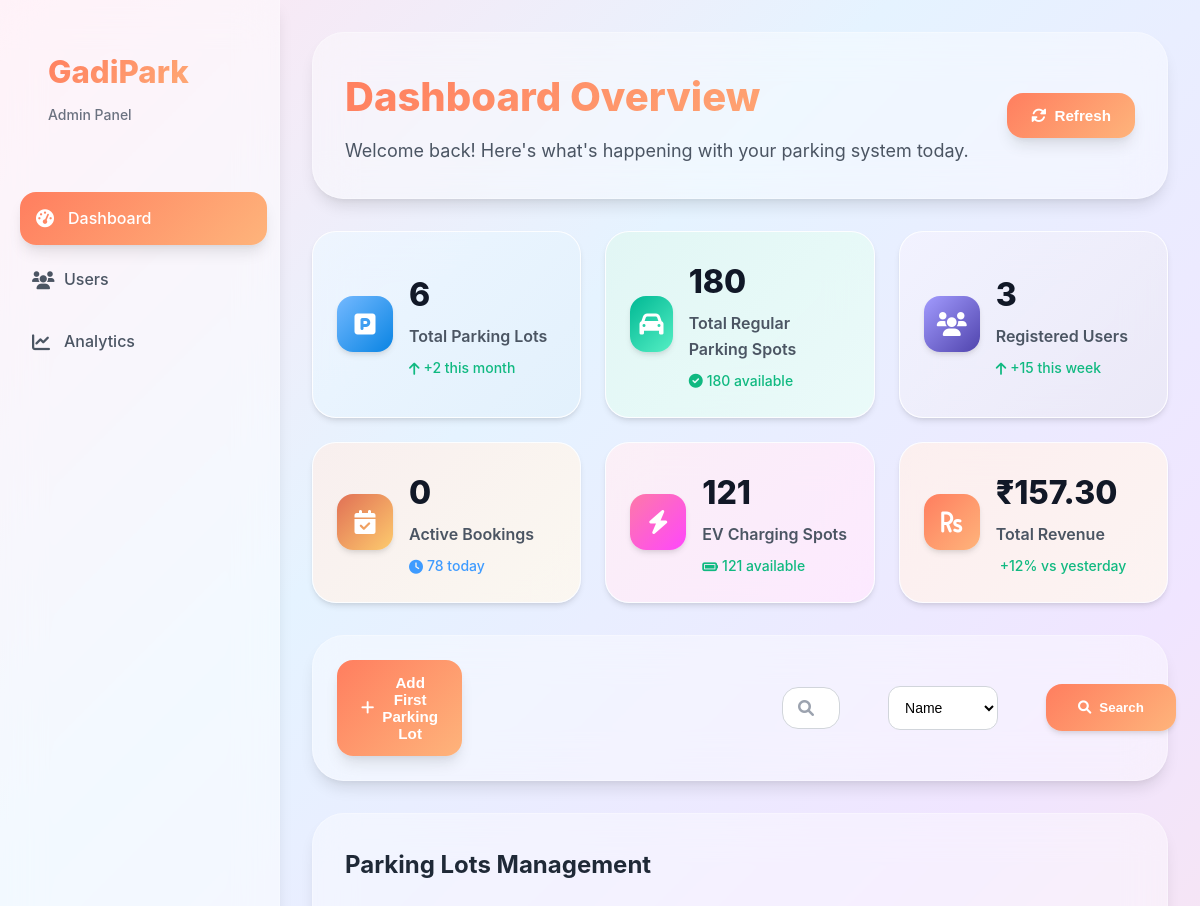
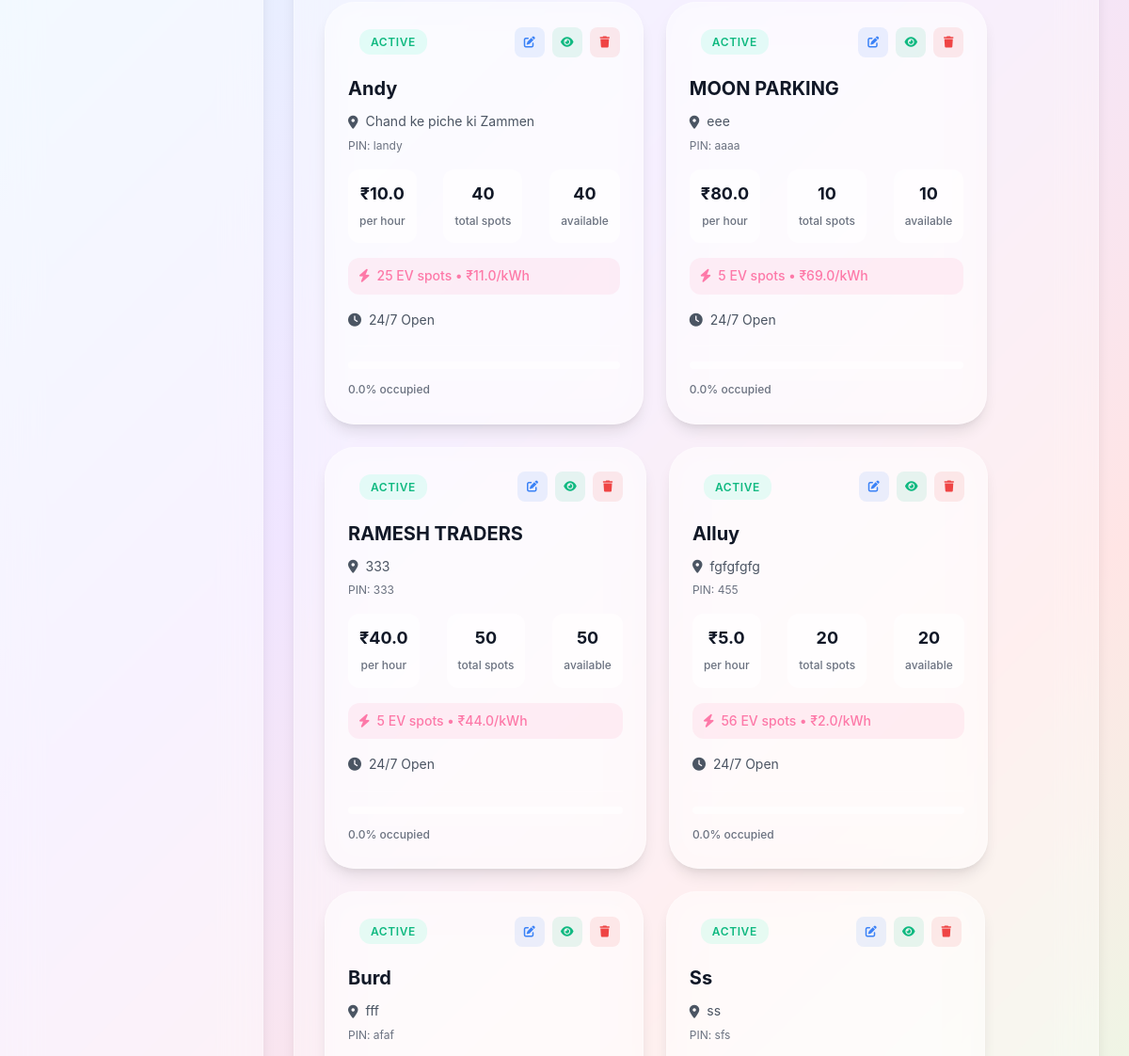
The app's page /admin_dashboard (signed in, upper part), older data (2 pictures, top to bottom).
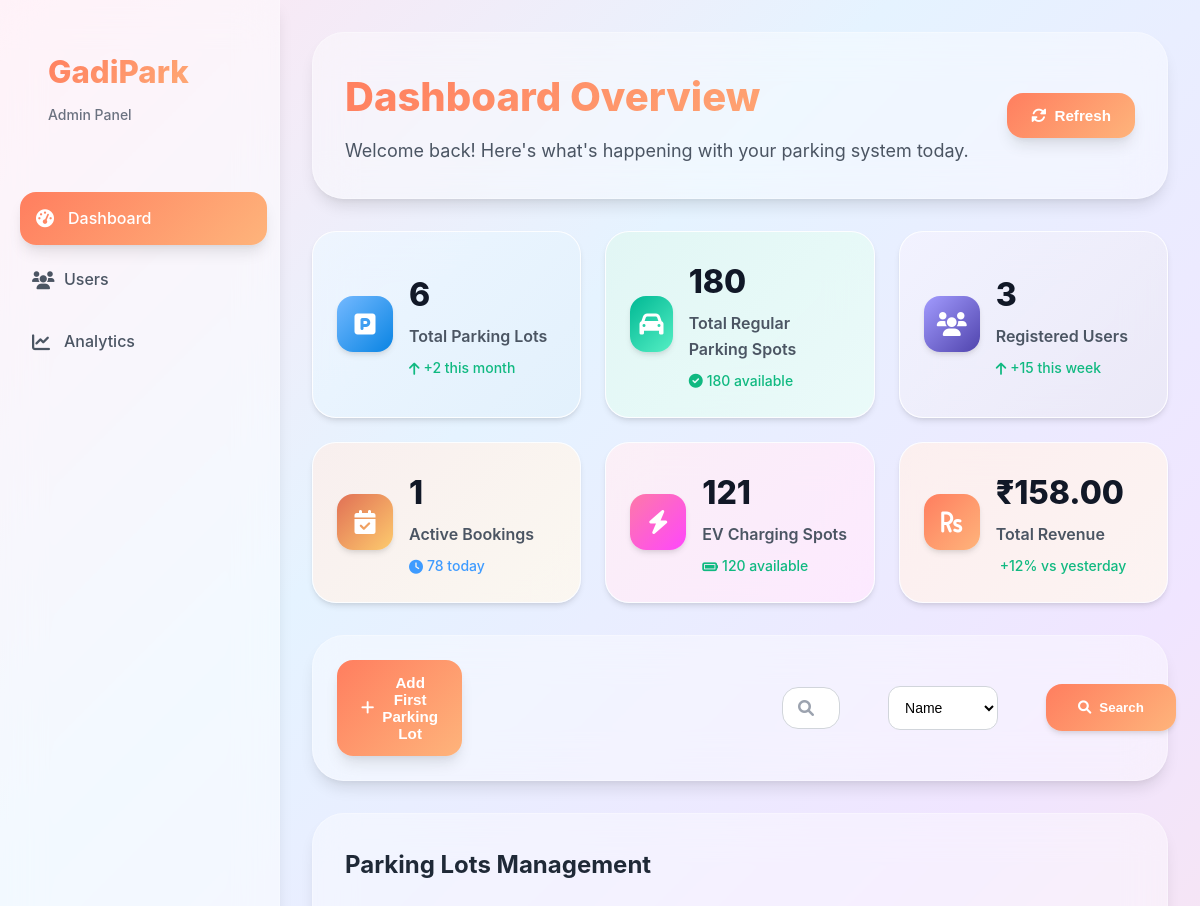
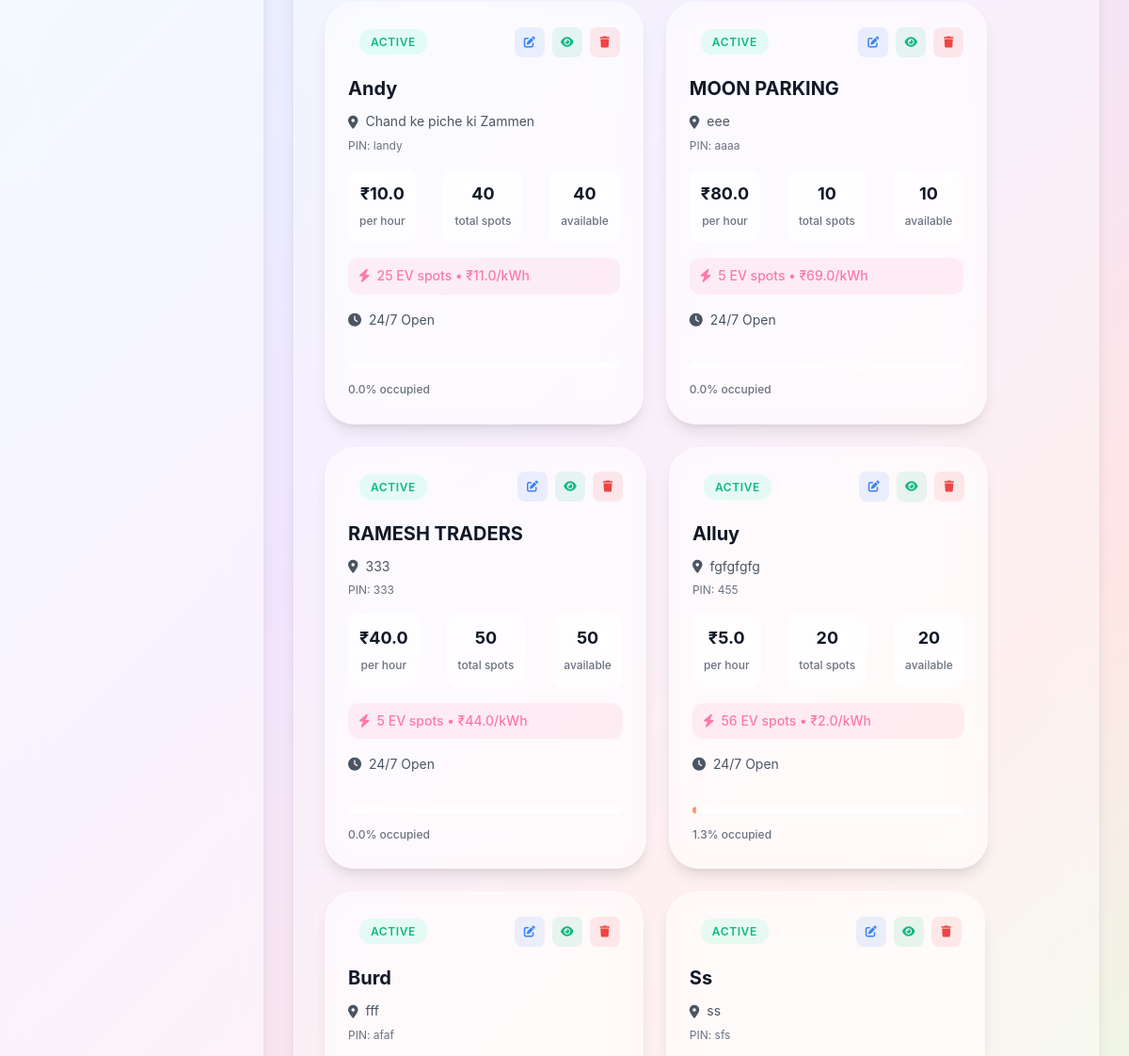
The same page, newer data (2 pictures, top to bottom).
### models/parking_lot.py (models this page shows, shortened)
class ParkingLot(db.Model):
    __tablename__ = 'parking_lots'
    id = db.Column(db.Integer, primary_key=True)
    name= db.Column(db.String(80), unique=True, nullable=False)
    address = db.Column(db.String(200), nullable=False)
    pincode = db.Column(db.String(10), nullable=False)
    hourly_rate = db.Column(db.Float, nullable=False)
    total_spots = db.Column(db.Integer, nullable=False)
    occupied_regular_spots = db.Column(db.Integer, default=0)
    occupied_ev_spots = db.Column(db.Integer, default=0)
    ev_spots = db.Column(db.Integer, default=0)
    ev_charging_rate = db.Column(db.Float, nullable=True)
    opening_time = db.Column(db.String(10), nullable=True)
    closing_time = db.Column(db.String(10), nullable=True)
    is_24_hours = db.Column(db.Boolean, default=False)
    description = db.Column(db.String(200), nullable=True)

### routes/admin.py (the view, shortened to what this page needs)
@admin_bp.route('/admin_dashboard')
@login_required
@admin_required
def admin_dashboard():
    lots=ParkingLot.query.all()
    user = User.query.get(session.get('user_id'))
    spots=ParkingSpot.query.all()
    t_lots=lots
    search=request.args.get('search','').strip()
    search_filter=request.args.get('search_filter')
    if search_filter == 'name':
        lots=ParkingLot.query.filter(ParkingLot.name.ilike(f'%{search}%'))
    if search_filter == 'location':
        lots=ParkingLot.query.filter(ParkingLot.address.ilike(f'%{search}%'))
    if search_filter == 'pincode':
        lots=ParkingLot.query.filter(ParkingLot.pincode.ilike(f'%{search}%'))
    lot_id=request.args.get('lot_id')
    def spots_count(is_ev):
        return ParkingSpot.query.filter_by(is_ev_spot=is_ev).count()
    total_regular_available_spots=ParkingSpot.query.filter_by(status='available',is_ev_spot=0).count()
    total_ev_available_spots=ParkingSpot.query.filter_by(status='available',is_ev_spot=1).count()
    total_regular_spots=spots_count(0)
    total_ev_spots=spots_count(1)
    active_bookings=Booking.query.count()
    total_users=User.query.count() - 1
    lot = None
    if lot_id:
        lot=ParkingLot.query.filter_by(id=lot_id).first()
    history=History.query.all()
    total_revenue=0
    for h in history:
        total_revenue+=h.total_amount_paid
    return render_template('admin_dashboard.html',lots=lots,lot=lot,user=user,spots=spots,total_regular_available_spots=total_regular_available_spots,total_users=total_users,total_ev_available_spots=total_ev_available_spots,total_regular_spots=total_regular_spots,total_ev_spots=total_ev_spots,active_bookings=active_bookings,total_revenue=total_revenue,t_lots=t_lots)

### Templates/admin_dashboard.html (shortened to what the changed rows need)
{%extends "base.html" %}
{%block style%}
<link rel="stylesheet" href="{{url_for('static',filename='css/admin_dashboard.css')}}">
<link rel="stylesheet" href="{{url_for('static',filename='css/modal.css')}}">
{%endblock%}
{%block content %}
    <div class="dashboard-container">
        {% include 'admin_sidebar.html' %}
        <div class="main-content">
            <div class="content-header bg">
                <div class="header-left">
                    <h1>Dashboard Overview</h1>
                </div>
            </div>
            <div class="grid-section">
                <div class="grid-card warning">
                    <div class="grid-content">
                        <h3>{{active_bookings}}</h3>
                        <p>Active Bookings</p>
                        <span class="grid-change neutral">
                            <i class="fas fa-clock"></i>
                            78 today
                        </span>
                    </div>
                </div>
                <div class="grid-card electric">
                    <div class="grid-content">
                        <h3>{{total_ev_spots}}</h3>
                        <p>EV Charging Spots</p>
                        <span class="grid-change positive">
                            <i class="fas fa-battery-full"></i>
                            {{total_ev_available_spots }} available
                        </span>
                    </div>
                </div>
                <div class="grid-card revenue">
                    <div class="grid-content">
                        <h3>₹{{"%.2f"|format(total_revenue)}}</h3>
                        <p>Total Revenue</p>
                        <span class="grid-change positive">
                            +12% vs yesterday
                        </span>
                    </div>
                </div>
            </div>
            <div class="parking-lots-section bg">
                <div class="parking-header">
                    <h2>Parking Lots Management</h2>
                </div>
                <div class="parking-lots-card-container">
                    {% for lot in lots %}
                    <div class="parking-lot-card bg">
                        <div class="card-header">
                            <div class="lot-status">
                                {% if lot.total_spots + lot.ev_spots == lot.occupied_regular_spots + lot.occupied_ev_spots %}
                                    <div class="full lot-status">
                                        Full
                                    </div>
                                {% else %}
                                    <div class="active lot-status">
                                        Active
                                    </div>
                                {% endif %}
                            </div>
                            <div class="card-actions">
                                <a href="{{ url_for('admin.admin_dashboard', lot_id=lot.id) }}"
                                   class="action-btn edit-lot ">
                                    <i class="fas fa-edit edit-lot"></i>
                                </a>
                                <form action="{{url_for('parking.view_details')}}" method="post">
                                    <button class="action-btn view"><i class="fas fa-eye"></i></button>
                                </form>
                                <a href="{{ url_for('parking.delete_lot', lot_id=lot.id) }}"
                                   class="action-btn delete"
                                   onclick="return confirm('Are you sure you want to delete this parking lot?')">
                                    <i class="fas fa-trash"></i>
                                </a>
                            </div>
                        </div>
                        <div class="card-content">
                            <h3>{{ lot.name }}</h3>
                            <p class="lot-address">
                                <i class="fas fa-map-marker-alt"></i>
                                {{ lot.address }}
                            </p>
                            <p class="lot-pincode">PIN: {{ lot.pincode }}</p>
                            <div class="lot-stats">
                                <div class="stat">
                                    <span class="stat-value">₹{{ lot.hourly_rate }}</span>
                                    <span class="stat-label">per hour</span>
                                </div>
                                <div class="stat">
                                    <span class="stat-value">{{ lot.total_spots }}</span>
                                    <span class="stat-label">total spots</span>
                                </div>
                                <div class="stat">
                                    <span class="stat-value">{{ lot.total_spots-lot.occupied_regular_spots}}</span>
                                    <span class="stat-label">available</span>
                                </div>
                            </div>
                            {% if lot.ev_spots > 0 %}
                            <div class="ev-info">
                                <i class="fas fa-bolt"></i>
                                <span>{{ lot.ev_spots }} EV spots • ₹{{ lot.ev_charging_rate }}/kWh</span>
                            </div>
                            {% endif %}
                            <div class="lot-hours">
                                {% if lot.is_24_hours %}
                                    <i class="fas fa-clock"></i>
                                    <span>24/7 Open</span>
                                {% else %}
                                    <i class="fas fa-clock"></i>
                                    <span>{{ lot.opening_time }} - {{ lot.closing_time }}</span>
                                {% endif %}
                            </div>
                        </div>
                        <div class="card-footer">
                            <div class="occupancy-bar">
                                <div class="occupancy-fill" style="width: {{ ((lot.occupied_regular_spots + lot.occupied_ev_spots) / (lot.total_spots + lot.ev_spots) * 100) if (lot.total_spots + lot.ev_spots) > 0 else 0 }}%">
                                </div>
                            </div>
                            <span class="occupancy-text">
                                {{ (((lot.occupied_regular_spots + lot.occupied_ev_spots) /(lot.total_spots + lot.ev_spots) * 100) | round(1)) if (lot.total_spots + lot.ev_spots) > 0 else 0 }}% occupied
                            </span>
                        </div>
                    </div>
                    {% endfor %}
                </div>
            </div>
        </div>
    </div>
{%endblock%}

Row changes from the older to the newer data that the page shows:
changed ParkingLot "Alluy": occupied_ev_spots 0 → 1 (drawn); total_spots+ev_spots+occupied_regular_spots "0.0" → "1.3"
Text that changed along with them:
{{ active_bookings }}: "0" → "1"
{{ total_ev_available_spots }}: "121" → "120"
{{ "%.2f"|format(total_revenue) }}: "157.30" → "158.00"
